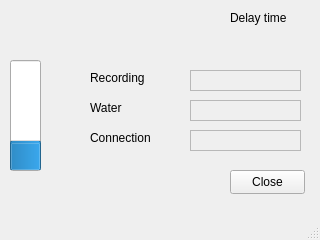
<?xml version="1.0" encoding="UTF-8"?>
<ui version="4.0">
 <class>device</class>
 <widget class="QMainWindow" name="device">
  <property name="geometry">
   <rect>
    <x>0</x>
    <y>0</y>
    <width>320</width>
    <height>240</height>
   </rect>
  </property>
  <property name="windowTitle">
   <string>MainWindow</string>
  </property>
  <widget class="QWidget" name="centralwidget">
   <widget class="QProgressBar" name="progressBar">
    <property name="geometry">
     <rect>
      <x>10</x>
      <y>60</y>
      <width>31</width>
      <height>111</height>
     </rect>
    </property>
    <property name="toolTipDuration">
     <number>-3</number>
    </property>
    <property name="autoFillBackground">
     <bool>true</bool>
    </property>
    <property name="value">
     <number>24</number>
    </property>
    <property name="textVisible">
     <bool>true</bool>
    </property>
    <property name="orientation">
     <enum>Qt::Vertical</enum>
    </property>
    <property name="format">
     <string>%p%</string>
    </property>
   </widget>
   <widget class="QLabel" name="label_2">
    <property name="geometry">
     <rect>
      <x>50</x>
      <y>0</y>
      <width>241</width>
      <height>41</height>
     </rect>
    </property>
    <property name="text">
     <string/>
    </property>
   </widget>
   <widget class="QLabel" name="label_3">
    <property name="geometry">
     <rect>
      <x>10</x>
      <y>40</y>
      <width>49</width>
      <height>16</height>
     </rect>
    </property>
    <property name="text">
     <string/>
    </property>
   </widget>
   <widget class="QPushButton" name="pushButton">
    <property name="geometry">
     <rect>
      <x>230</x>
      <y>170</y>
      <width>75</width>
      <height>24</height>
     </rect>
    </property>
    <property name="text">
     <string>Close</string>
    </property>
   </widget>
   <widget class="QLabel" name="label_4">
    <property name="geometry">
     <rect>
      <x>10</x>
      <y>170</y>
      <width>49</width>
      <height>16</height>
     </rect>
    </property>
    <property name="text">
     <string/>
    </property>
   </widget>
   <widget class="QLabel" name="label">
    <property name="geometry">
     <rect>
      <x>230</x>
      <y>10</y>
      <width>71</width>
      <height>16</height>
     </rect>
    </property>
    <property name="text">
     <string>Delay time</string>
    </property>
   </widget>
   <widget class="QLabel" name="label_5">
    <property name="geometry">
     <rect>
      <x>230</x>
      <y>30</y>
      <width>49</width>
      <height>16</height>
     </rect>
    </property>
    <property name="text">
     <string/>
    </property>
   </widget>
   <widget class="QLabel" name="label_6">
    <property name="geometry">
     <rect>
      <x>170</x>
      <y>50</y>
      <width>49</width>
      <height>16</height>
     </rect>
    </property>
    <property name="text">
     <string/>
    </property>
   </widget>
   <widget class="QLabel" name="label_7">
    <property name="geometry">
     <rect>
      <x>220</x>
      <y>50</y>
      <width>49</width>
      <height>16</height>
     </rect>
    </property>
    <property name="text">
     <string/>
    </property>
   </widget>
   <widget class="QLabel" name="label_8">
    <property name="geometry">
     <rect>
      <x>190</x>
      <y>70</y>
      <width>111</width>
      <height>21</height>
     </rect>
    </property>
    <property name="autoFillBackground">
     <bool>true</bool>
    </property>
    <property name="frameShape">
     <enum>QFrame::StyledPanel</enum>
    </property>
    <property name="lineWidth">
     <number>2</number>
    </property>
    <property name="text">
     <string/>
    </property>
   </widget>
   <widget class="QLabel" name="label_9">
    <property name="geometry">
     <rect>
      <x>190</x>
      <y>100</y>
      <width>111</width>
      <height>21</height>
     </rect>
    </property>
    <property name="autoFillBackground">
     <bool>true</bool>
    </property>
    <property name="frameShape">
     <enum>QFrame::StyledPanel</enum>
    </property>
    <property name="lineWidth">
     <number>2</number>
    </property>
    <property name="text">
     <string/>
    </property>
   </widget>
   <widget class="QLabel" name="label_10">
    <property name="geometry">
     <rect>
      <x>190</x>
      <y>130</y>
      <width>111</width>
      <height>21</height>
     </rect>
    </property>
    <property name="autoFillBackground">
     <bool>true</bool>
    </property>
    <property name="frameShape">
     <enum>QFrame::StyledPanel</enum>
    </property>
    <property name="frameShadow">
     <enum>QFrame::Raised</enum>
    </property>
    <property name="lineWidth">
     <number>2</number>
    </property>
    <property name="text">
     <string/>
    </property>
    <property name="margin">
     <number>0</number>
    </property>
   </widget>
   <widget class="QLabel" name="label_11">
    <property name="geometry">
     <rect>
      <x>90</x>
      <y>130</y>
      <width>71</width>
      <height>16</height>
     </rect>
    </property>
    <property name="text">
     <string>Connection</string>
    </property>
   </widget>
   <widget class="QLabel" name="label_12">
    <property name="geometry">
     <rect>
      <x>90</x>
      <y>100</y>
      <width>49</width>
      <height>16</height>
     </rect>
    </property>
    <property name="text">
     <string>Water</string>
    </property>
   </widget>
   <widget class="QLabel" name="label_13">
    <property name="geometry">
     <rect>
      <x>90</x>
      <y>70</y>
      <width>61</width>
      <height>16</height>
     </rect>
    </property>
    <property name="text">
     <string>Recording</string>
    </property>
   </widget>
  </widget>
  <widget class="QMenuBar" name="menubar">
   <property name="geometry">
    <rect>
     <x>0</x>
     <y>0</y>
     <width>320</width>
     <height>21</height>
    </rect>
   </property>
  </widget>
  <widget class="QStatusBar" name="statusbar"/>
 </widget>
 <resources/>
 <connections>
  <connection>
   <sender>pushButton</sender>
   <signal>clicked()</signal>
   <receiver>device</receiver>
   <slot>deleteLater()</slot>
   <hints>
    <hint type="sourcelabel">
     <x>242</x>
     <y>205</y>
    </hint>
    <hint type="destinationlabel">
     <x>229</x>
     <y>161</y>
    </hint>
   </hints>
  </connection>
 </connections>
</ui>
